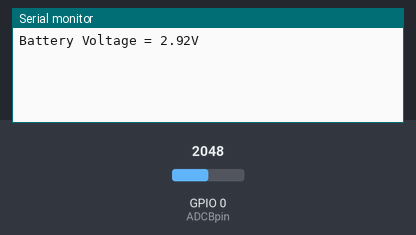
A sketch run on a simulated ESP32-C3. Parts: the last lines printed to the serial monitor. Inputs (shaded band) come from the test bench; at power-on: GPIO 0 (ADCBpin) = 2048.

Above: at 1.3 s.
1.4 s: GPIO 0 (ADCBpin) set to 2866
At 3.1 s:
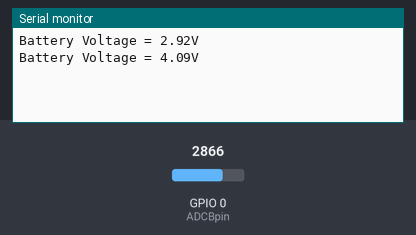
4.1 s: GPIO 0 (ADCBpin) set to 3603
At 4.7 s:
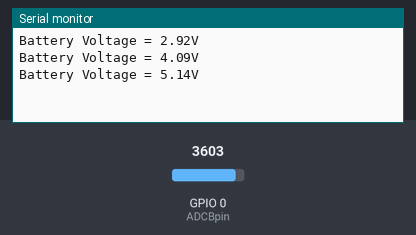
Timing chart, 0 to 7.1 s (numbered marks = the images above; inputs shaded):
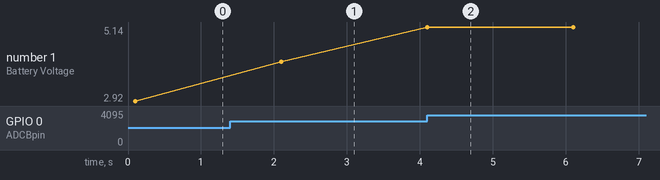

The sketch:

esp32-c3_ADC.ino
```cpp
/*
* This example code is used for LaskaKit microESP32-C3 board  https://www.laskakit.cz/laskakit-microesp/
*
* microESP32-C3 board reads voltage of Battery
* and sends every 2 seconds through UART OR native USB of microESP32-C3 depends on settings, read below
*
* Made by (c) laskakit.cz 2024
*
* !!! ESP library version !!!
* ESP32 library 3.0.x
* Condition: Tools -> if USB CDC On Boot is ENABLED then
* Serial means native USB
* Tools -> if USB CDC On Boot is DISABLED then
* Serial means UART
* ---
* ESP32 library 2.0.xy
* Condition: Tools -> USB CDC On Boot must be disabled
* use USBSerial to send data through native USB
*
* Board: ESP32-C3 Dev Module
*/

#include <SPI.h>
#include <Wire.h>

#define ADCBpin 0
#define bDeviderRatio 1.7693877551  // Voltage devider ratio on ADC pin 1MOhm + 1.3MOhm

void setup() {

  Serial.begin(115200);
  delay(100); // let serial console settle
}

void loop() {

  float bat_voltage = analogReadMilliVolts(ADCBpin) * bDeviderRatio / 1000;
  Serial.print("Battery Voltage = " );
  Serial.print(bat_voltage);
  Serial.println("V");

  delay(2000);
}
```

Measured:
- after the input at 1.4 s, the serial monitor: prints a new line after 0.70 s (image 1)
- after the input at 4.1 s, the serial monitor: prints a new line at once (image 2)
- plotted number 1: 2.92 → 4.09 after the input at 1.4 s, 4.09 → 5.14 after the input at 4.1 s
